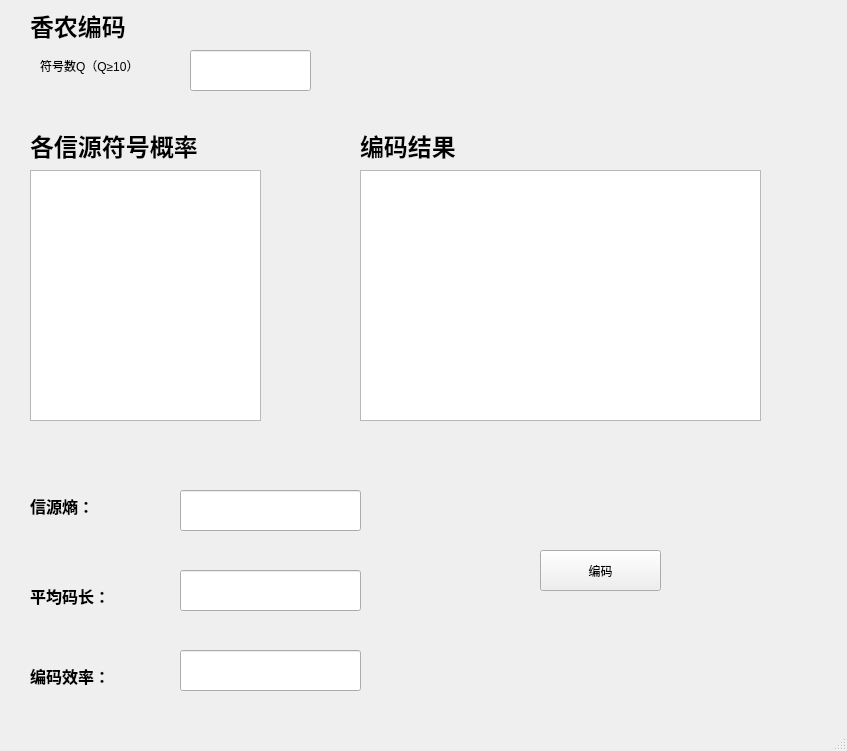
<?xml version="1.0" encoding="UTF-8"?>
<ui version="4.0">
 <class>MainWindow</class>
 <widget class="QMainWindow" name="MainWindow">
  <property name="geometry">
   <rect>
    <x>0</x>
    <y>0</y>
    <width>847</width>
    <height>751</height>
   </rect>
  </property>
  <property name="windowTitle">
   <string>香农编码</string>
  </property>
  <widget class="QWidget" name="centralwidget">
   <widget class="QLineEdit" name="lineEdit_2">
    <property name="geometry">
     <rect>
      <x>180</x>
      <y>490</y>
      <width>181</width>
      <height>41</height>
     </rect>
    </property>
   </widget>
   <widget class="QLabel" name="label_8">
    <property name="geometry">
     <rect>
      <x>30</x>
      <y>120</y>
      <width>181</width>
      <height>51</height>
     </rect>
    </property>
    <property name="font">
     <font>
      <family>Arial</family>
      <pointsize>18</pointsize>
      <weight>75</weight>
      <bold>true</bold>
     </font>
    </property>
    <property name="text">
     <string>各信源符号概率</string>
    </property>
   </widget>
   <widget class="QLabel" name="label_11">
    <property name="geometry">
     <rect>
      <x>30</x>
      <y>480</y>
      <width>141</width>
      <height>51</height>
     </rect>
    </property>
    <property name="font">
     <font>
      <family>Arial</family>
      <pointsize>12</pointsize>
      <weight>75</weight>
      <bold>true</bold>
     </font>
    </property>
    <property name="text">
     <string>信源熵：</string>
    </property>
   </widget>
   <widget class="QPushButton" name="pushButton">
    <property name="geometry">
     <rect>
      <x>540</x>
      <y>550</y>
      <width>121</width>
      <height>41</height>
     </rect>
    </property>
    <property name="text">
     <string>编码</string>
    </property>
   </widget>
   <widget class="QLabel" name="label_4">
    <property name="geometry">
     <rect>
      <x>30</x>
      <y>0</y>
      <width>251</width>
      <height>51</height>
     </rect>
    </property>
    <property name="font">
     <font>
      <family>Times New Roman</family>
      <pointsize>18</pointsize>
      <weight>75</weight>
      <bold>true</bold>
     </font>
    </property>
    <property name="text">
     <string>香农编码</string>
    </property>
   </widget>
   <widget class="QTextEdit" name="textEdit_2">
    <property name="geometry">
     <rect>
      <x>360</x>
      <y>170</y>
      <width>401</width>
      <height>251</height>
     </rect>
    </property>
   </widget>
   <widget class="QLabel" name="label">
    <property name="geometry">
     <rect>
      <x>40</x>
      <y>40</y>
      <width>141</width>
      <height>51</height>
     </rect>
    </property>
    <property name="text">
     <string>符号数Q（Q≥10）</string>
    </property>
   </widget>
   <widget class="QLineEdit" name="lineEdit_3">
    <property name="geometry">
     <rect>
      <x>180</x>
      <y>570</y>
      <width>181</width>
      <height>41</height>
     </rect>
    </property>
   </widget>
   <widget class="QLineEdit" name="lineEdit">
    <property name="geometry">
     <rect>
      <x>190</x>
      <y>50</y>
      <width>121</width>
      <height>41</height>
     </rect>
    </property>
    <property name="text">
     <string/>
    </property>
   </widget>
   <widget class="QTextEdit" name="textEdit">
    <property name="geometry">
     <rect>
      <x>30</x>
      <y>170</y>
      <width>231</width>
      <height>251</height>
     </rect>
    </property>
   </widget>
   <widget class="QLabel" name="label_10">
    <property name="geometry">
     <rect>
      <x>360</x>
      <y>120</y>
      <width>181</width>
      <height>51</height>
     </rect>
    </property>
    <property name="font">
     <font>
      <family>Arial</family>
      <pointsize>18</pointsize>
      <weight>75</weight>
      <bold>true</bold>
     </font>
    </property>
    <property name="text">
     <string>编码结果</string>
    </property>
   </widget>
   <widget class="QLabel" name="label_12">
    <property name="geometry">
     <rect>
      <x>30</x>
      <y>570</y>
      <width>141</width>
      <height>51</height>
     </rect>
    </property>
    <property name="font">
     <font>
      <family>Arial</family>
      <pointsize>12</pointsize>
      <weight>75</weight>
      <bold>true</bold>
     </font>
    </property>
    <property name="text">
     <string>平均码长：</string>
    </property>
   </widget>
   <widget class="QLineEdit" name="lineEdit_4">
    <property name="geometry">
     <rect>
      <x>180</x>
      <y>650</y>
      <width>181</width>
      <height>41</height>
     </rect>
    </property>
   </widget>
   <widget class="QLabel" name="label_13">
    <property name="geometry">
     <rect>
      <x>30</x>
      <y>650</y>
      <width>141</width>
      <height>51</height>
     </rect>
    </property>
    <property name="font">
     <font>
      <family>Arial</family>
      <pointsize>12</pointsize>
      <weight>75</weight>
      <bold>true</bold>
     </font>
    </property>
    <property name="text">
     <string>编码效率：</string>
    </property>
   </widget>
  </widget>
  <widget class="QMenuBar" name="menubar">
   <property name="geometry">
    <rect>
     <x>0</x>
     <y>0</y>
     <width>847</width>
     <height>23</height>
    </rect>
   </property>
  </widget>
  <widget class="QStatusBar" name="statusbar"/>
 </widget>
 <resources/>
 <connections/>
</ui>
